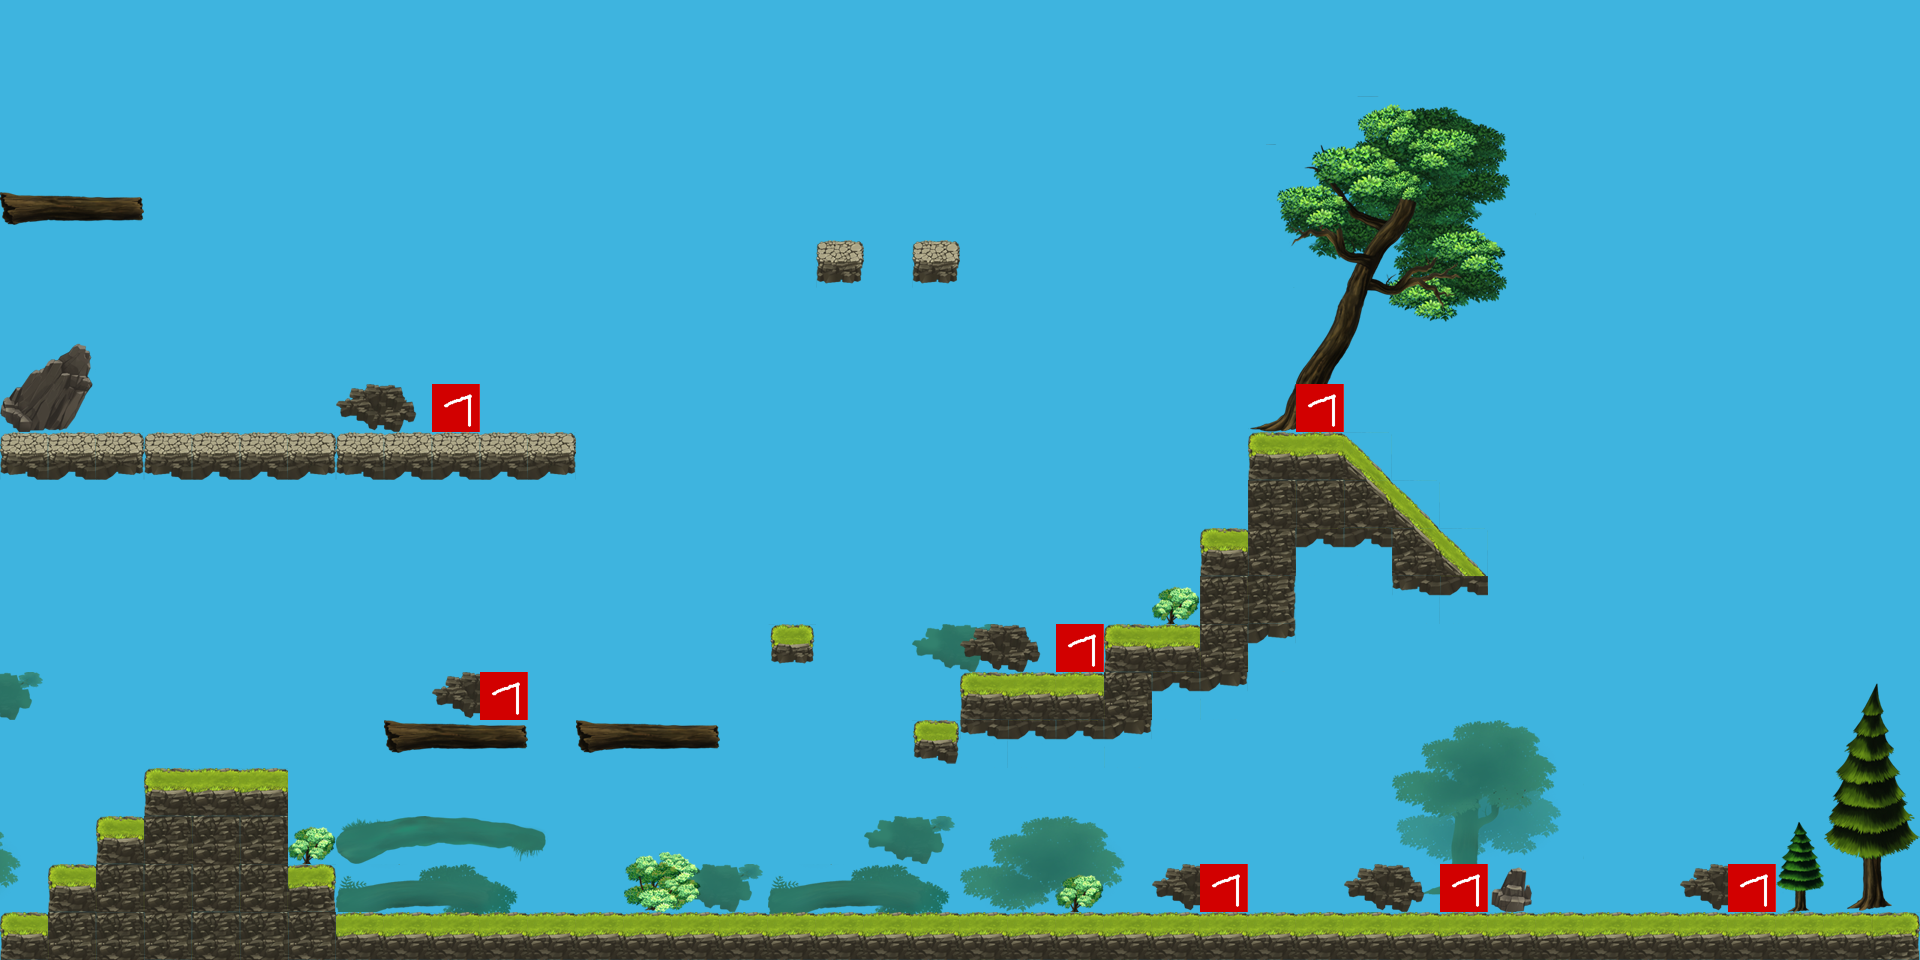

Tiled map render using the project's own tile images. Description and the map definition, with tile-layer contents summarised, below:
An orthogonal 40x20 tile map with 48x48 px tiles, 4 tile layers (Capa de patrones 1, Capa de patrones 2, Capa de patrones 3, Enemigos), 4 tilesets.

<map version="1.0" orientation="orthogonal" renderorder="left-up" width="40" height="20" tilewidth="48" tileheight="48" backgroundcolor="#3eb4df" nextobjectid="12">
 <tileset firstgid="1" name="tile_matrix_bg" tilewidth="48" tileheight="48" tilecount="40">
  <image source="../../assets/drawable-hdpi/tile_matrix_layer_1.png" width="384" height="240" />
 </tileset>
 <tileset firstgid="41" name="layer1" tilewidth="48" tileheight="48" tilecount="70">
  <image source="../../assets/drawable-hdpi/tile_matrix_layer_2.png" width="480" height="336" />
 </tileset>
 <tileset firstgid="111" name="tile_matrix_bg2" tilewidth="48" tileheight="48" tilecount="80">
  <image source="../../assets/drawable-hdpi/tile_matrix_layer_3.png" width="480" height="384" />
 </tileset>
 <tileset firstgid="191" name="enemy" tilewidth="48" tileheight="48" tilecount="2">
  <image source="../../assets/drawable-hdpi/enemy_tile.png" width="96" height="48" />
 </tileset>
 <layer name="Capa de patrones 1" width="40" height="20">
  <data>[800 cells, 59 non-empty, 36 distinct tile ids]</data>
 </layer>
 <layer name="Capa de patrones 2" width="40" height="20">
  <data>[800 cells, 109 non-empty, 21 distinct tile ids]</data>
 </layer>
 <layer name="Capa de patrones 3" width="40" height="20">
  <data>[800 cells, 67 non-empty, 55 distinct tile ids]</data>
 </layer>
 <layer name="Enemigos" width="40" height="20">
  <data>[800 cells, 7 non-empty, 1 distinct tile ids]</data>
 </layer>
</map>